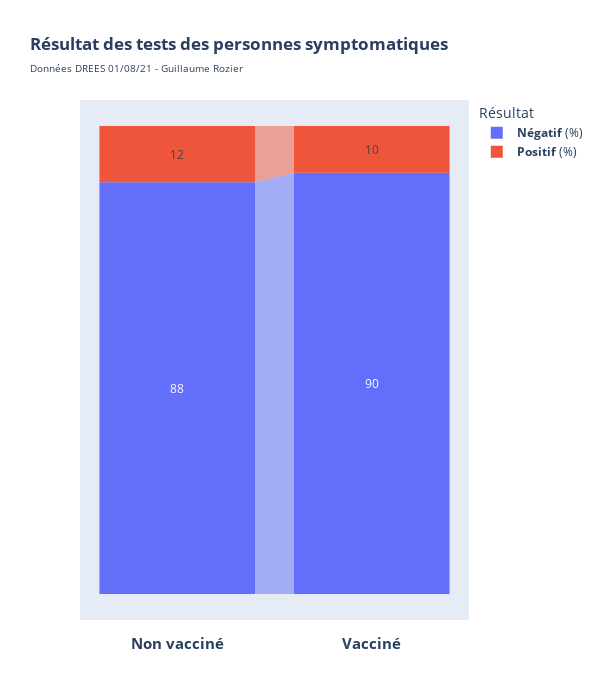

Source (notebook cell):
### Code cell
taux_positif_vax = round((df_drees_completement_vaccines["nb_PCR+_sympt"].values[-1]/df_drees_completement_vaccines["nb_PCR_sympt"].values[-1])*100)
taux_positif_non_vax = round((df_drees_non_vaccines["nb_PCR+_sympt"].values[-1]/df_drees_non_vaccines["nb_PCR_sympt"].values[-1])*100)

stages = ["<b><br><span style='font-size:15px;'>Non vacciné</b></span>", "<b><br><span style='font-size:15px;'>Vacciné</span></b>"]
df_mtl = pd.DataFrame(dict(number=[taux_positif_non_vax, taux_positif_vax], stage=stages))
df_mtl['Résultat'] = '<b>Positif</b> (%)'
df_toronto = pd.DataFrame(dict(number=[100-taux_positif_non_vax, 100-taux_positif_vax], stage=stages))
df_toronto['Résultat'] = '<b>Négatif</b> (%)'
df = pd.concat([df_toronto, df_mtl], axis=0)
fig = px.funnel(df, y='number', x='stage', color='Résultat', height=700, width=600, orientation="v", title="<b>Résultat des tests des personnes symptomatiques</b><br><span style='font-size: 10px;'>Données DREES 01/08/21 - Guillaume Rozier</span>")
fig.show()

### Figure 1 — Plotly figure (JSON) as saved in the notebook; plotly's stock layout.template omitted (floating-point values rounded to 4 significant figures)
{"data": [{"hoverlabel": {"namelength": 0}, "hovertemplate": "Résultat=<b>Négatif</b> (%)<br>stage=%{x}<br>number=%{y}", "legendgroup": "<b>Négatif</b> (%)", "marker": {"color": "#636efa"}, "name": "<b>Négatif</b> (%)", "orientation": "v", "showlegend": true, "type": "funnel", "x": ["<b><br><span style='font-size:15px;'>Non vacciné</b></span>", "<b><br><span style='font-size:15px;'>Vacciné</span></b>"], "xaxis": "x", "y": [88, 90], "yaxis": "y"}, {"hoverlabel": {"namelength": 0}, "hovertemplate": "Résultat=<b>Positif</b> (%)<br>stage=%{x}<br>number=%{y}", "legendgroup": "<b>Positif</b> (%)", "marker": {"color": "#EF553B"}, "name": "<b>Positif</b> (%)", "orientation": "v", "showlegend": true, "type": "funnel", "x": ["<b><br><span style='font-size:15px;'>Non vacciné</b></span>", "<b><br><span style='font-size:15px;'>Vacciné</span></b>"], "xaxis": "x", "y": [12, 10], "yaxis": "y"}], "layout": {"height": 700, "legend": {"title": {"text": "Résultat"}, "tracegroupgap": 0}, "title": {"text": "<b>Résultat des tests des personnes symptomatiques</b><br><span style='font-size: 10px;'>Données DREES 01/08/21 - Guillaume Rozier</span>"}, "width": 600, "xaxis": {"anchor": "y", "domain": [0, 1]}, "yaxis": {"anchor": "x", "domain": [0, 1]}}}
